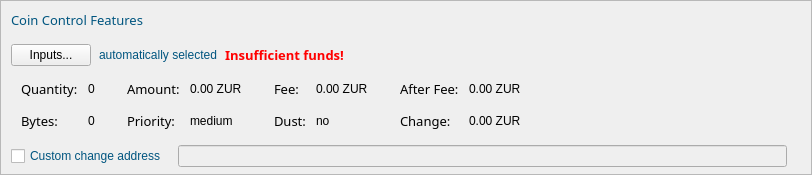
    <widget class="QFrame" name="frameCoinControl">
     <property name="sizePolicy">
      <sizepolicy hsizetype="Expanding" vsizetype="Expanding">
       <horstretch>0</horstretch>
       <verstretch>0</verstretch>
      </sizepolicy>
     </property>
     <property name="maximumSize">
      <size>
       <width>16777215</width>
       <height>16777215</height>
      </size>
     </property>
     <property name="frameShape">
      <enum>QFrame::StyledPanel</enum>
     </property>
     <property name="frameShadow">
      <enum>QFrame::Sunken</enum>
     </property>
     <layout class="QVBoxLayout" name="verticalLayoutCoinControl2">
      <property name="spacing">
       <number>0</number>
      </property>
      <property name="leftMargin">
       <number>0</number>
      </property>
      <property name="topMargin">
       <number>0</number>
      </property>
      <property name="rightMargin">
       <number>0</number>
      </property>
      <property name="bottomMargin">
       <number>6</number>
      </property>
      <item>
       <layout class="QVBoxLayout" name="verticalLayoutCoinControl" stretch="0,0,0,0,1">
        <property name="spacing">
         <number>0</number>
        </property>
        <property name="leftMargin">
         <number>10</number>
        </property>
        <property name="topMargin">
         <number>10</number>
        </property>
        <item>
         <layout class="QHBoxLayout" name="horizontalLayoutCoinControl1">
          <property name="bottomMargin">
           <number>15</number>
          </property>
          <item>
           <widget class="QLabel" name="labelCoinControlFeatures">
            <property name="sizePolicy">
             <sizepolicy hsizetype="Preferred" vsizetype="Maximum">
              <horstretch>0</horstretch>
              <verstretch>0</verstretch>
             </sizepolicy>
            </property>
            <property name="font">
             <font>
              <family>Segoe Print</family>
              <pointsize>10</pointsize>
              <weight>9</weight>
              <italic>false</italic>
              <bold>false</bold>
             </font>
            </property>
            <property name="styleSheet">
             <string notr="true">color: rgb(0, 85, 127);</string>
            </property>
            <property name="text">
             <string>Coin Control Features</string>
            </property>
           </widget>
          </item>
         </layout>
        </item>
        <item>
         <layout class="QHBoxLayout" name="horizontalLayoutCoinControl2" stretch="0,0,0,0">
          <property name="spacing">
           <number>8</number>
          </property>
          <property name="bottomMargin">
           <number>10</number>
          </property>
          <item>
           <widget class="QPushButton" name="pushButtonCoinControl">
            <property name="styleSheet">
             <string notr="true"/>
            </property>
            <property name="text">
             <string>Inputs...</string>
            </property>
            <property name="autoDefault">
             <bool>false</bool>
            </property>
           </widget>
          </item>
          <item>
           <widget class="QLabel" name="labelCoinControlAutomaticallySelected">
            <property name="styleSheet">
             <string notr="true">color: rgb(0, 85, 127);</string>
            </property>
            <property name="text">
             <string>automatically selected</string>
            </property>
            <property name="margin">
             <number>5</number>
            </property>
           </widget>
          </item>
          <item>
           <widget class="QLabel" name="labelCoinControlInsuffFunds">
            <property name="font">
             <font>
              <family>Segoe Print</family>
              <pointsize>10</pointsize>
              <weight>75</weight>
              <italic>false</italic>
              <bold>true</bold>
             </font>
            </property>
            <property name="styleSheet">
             <string notr="true">color:red;font-weight:bold;</string>
            </property>
            <property name="text">
             <string>Insufficient funds!</string>
            </property>
            <property name="margin">
             <number>5</number>
            </property>
           </widget>
          </item>
          <item>
           <spacer name="horizontalSpacerCoinControl">
            <property name="orientation">
             <enum>Qt::Horizontal</enum>
            </property>
            <property name="sizeHint" stdset="0">
             <size>
              <width>40</width>
              <height>1</height>
             </size>
            </property>
           </spacer>
          </item>
         </layout>
        </item>
        <item>
         <widget class="QWidget" name="widgetCoinControl" native="true">
          <property name="sizePolicy">
           <sizepolicy hsizetype="Preferred" vsizetype="Preferred">
            <horstretch>0</horstretch>
            <verstretch>0</verstretch>
           </sizepolicy>
          </property>
          <property name="minimumSize">
           <size>
            <width>0</width>
            <height>0</height>
           </size>
          </property>
          <property name="styleSheet">
           <string notr="true"/>
          </property>
          <layout class="QHBoxLayout" name="horizontalLayoutCoinControl5">
           <property name="leftMargin">
            <number>0</number>
           </property>
           <property name="topMargin">
            <number>0</number>
           </property>
           <property name="rightMargin">
            <number>0</number>
           </property>
           <property name="bottomMargin">
            <number>0</number>
           </property>
           <item>
            <layout class="QHBoxLayout" name="horizontalLayoutCoinControl3" stretch="0,0,0,1">
             <property name="spacing">
              <number>20</number>
             </property>
             <property name="topMargin">
              <number>0</number>
             </property>
             <property name="bottomMargin">
              <number>10</number>
             </property>
             <item>
              <layout class="QFormLayout" name="formLayoutCoinControl1">
               <property name="horizontalSpacing">
                <number>10</number>
               </property>
               <property name="verticalSpacing">
                <number>14</number>
               </property>
               <property name="leftMargin">
                <number>10</number>
               </property>
               <property name="topMargin">
                <number>4</number>
               </property>
               <property name="rightMargin">
                <number>6</number>
               </property>
               <item row="0" column="0">
                <widget class="QLabel" name="labelCoinControlQuantityText">
                 <property name="font">
                  <font>
                   <family>Segoe Print</family>
                   <pointsize>10</pointsize>
                   <weight>9</weight>
                   <italic>false</italic>
                   <bold>false</bold>
                  </font>
                 </property>
                 <property name="text">
                  <string>Quantity:</string>
                 </property>
                 <property name="margin">
                  <number>0</number>
                 </property>
                </widget>
               </item>
               <item row="0" column="1">
                <widget class="QLabel" name="labelCoinControlQuantity">
                 <property name="cursor">
                  <cursorShape>IBeamCursor</cursorShape>
                 </property>
                 <property name="contextMenuPolicy">
                  <enum>Qt::ActionsContextMenu</enum>
                 </property>
                 <property name="text">
                  <string notr="true">0</string>
                 </property>
                 <property name="margin">
                  <number>0</number>
                 </property>
                 <property name="textInteractionFlags">
                  <set>Qt::LinksAccessibleByMouse|Qt::TextSelectableByKeyboard|Qt::TextSelectableByMouse</set>
                 </property>
                </widget>
               </item>
               <item row="1" column="0">
                <widget class="QLabel" name="labelCoinControlBytesText">
                 <property name="font">
                  <font>
                   <family>Segoe Print</family>
                   <pointsize>10</pointsize>
                   <weight>9</weight>
                   <italic>false</italic>
                   <bold>false</bold>
                  </font>
                 </property>
                 <property name="text">
                  <string>Bytes:</string>
                 </property>
                </widget>
               </item>
               <item row="1" column="1">
                <widget class="QLabel" name="labelCoinControlBytes">
                 <property name="cursor">
                  <cursorShape>IBeamCursor</cursorShape>
                 </property>
                 <property name="contextMenuPolicy">
                  <enum>Qt::ActionsContextMenu</enum>
                 </property>
                 <property name="text">
                  <string notr="true">0</string>
                 </property>
                 <property name="textInteractionFlags">
                  <set>Qt::LinksAccessibleByMouse|Qt::TextSelectableByKeyboard|Qt::TextSelectableByMouse</set>
                 </property>
                </widget>
               </item>
              </layout>
             </item>
             <item>
              <layout class="QFormLayout" name="formLayoutCoinControl2">
               <property name="horizontalSpacing">
                <number>10</number>
               </property>
               <property name="verticalSpacing">
                <number>14</number>
               </property>
               <property name="leftMargin">
                <number>6</number>
               </property>
               <property name="topMargin">
                <number>4</number>
               </property>
               <property name="rightMargin">
                <number>6</number>
               </property>
               <item row="0" column="0">
                <widget class="QLabel" name="labelCoinControlAmountText">
                 <property name="font">
                  <font>
                   <family>Segoe Print</family>
                   <pointsize>10</pointsize>
                   <weight>9</weight>
                   <italic>false</italic>
                   <bold>false</bold>
                  </font>
                 </property>
                 <property name="text">
                  <string>Amount:</string>
                 </property>
                 <property name="margin">
                  <number>0</number>
                 </property>
                </widget>
               </item>
               <item row="0" column="1">
                <widget class="QLabel" name="labelCoinControlAmount">
                 <property name="cursor">
                  <cursorShape>IBeamCursor</cursorShape>
                 </property>
                 <property name="contextMenuPolicy">
                  <enum>Qt::ActionsContextMenu</enum>
                 </property>
                 <property name="text">
                  <string notr="true">0.00 ZUR</string>
                 </property>
                 <property name="textInteractionFlags">
                  <set>Qt::LinksAccessibleByMouse|Qt::TextSelectableByKeyboard|Qt::TextSelectableByMouse</set>
                 </property>
                </widget>
               </item>
               <item row="1" column="0">
                <widget class="QLabel" name="labelCoinControlPriorityText">
                 <property name="font">
                  <font>
                   <family>Segoe Print</family>
                   <pointsize>10</pointsize>
                   <weight>9</weight>
                   <italic>false</italic>
                   <bold>false</bold>
                  </font>
                 </property>
                 <property name="text">
                  <string>Priority:</string>
                 </property>
                </widget>
               </item>
               <item row="1" column="1">
                <widget class="QLabel" name="labelCoinControlPriority">
                 <property name="cursor">
                  <cursorShape>IBeamCursor</cursorShape>
                 </property>
                 <property name="contextMenuPolicy">
                  <enum>Qt::ActionsContextMenu</enum>
                 </property>
                 <property name="text">
                  <string notr="true">medium</string>
                 </property>
                 <property name="textInteractionFlags">
                  <set>Qt::LinksAccessibleByMouse|Qt::TextSelectableByKeyboard|Qt::TextSelectableByMouse</set>
                 </property>
                </widget>
               </item>
              </layout>
             </item>
             <item>
              <layout class="QFormLayout" name="formLayoutCoinControl3">
               <property name="horizontalSpacing">
                <number>10</number>
               </property>
               <property name="verticalSpacing">
                <number>14</number>
               </property>
               <property name="leftMargin">
                <number>6</number>
               </property>
               <property name="topMargin">
                <number>4</number>
               </property>
               <property name="rightMargin">
                <number>6</number>
               </property>
               <item row="0" column="0">
                <widget class="QLabel" name="labelCoinControlFeeText">
                 <property name="font">
                  <font>
                   <family>Segoe Print</family>
                   <pointsize>10</pointsize>
                   <weight>9</weight>
                   <italic>false</italic>
                   <bold>false</bold>
                  </font>
                 </property>
                 <property name="text">
                  <string>Fee:</string>
                 </property>
                 <property name="margin">
                  <number>0</number>
                 </property>
                </widget>
               </item>
               <item row="0" column="1">
                <widget class="QLabel" name="labelCoinControlFee">
                 <property name="cursor">
                  <cursorShape>IBeamCursor</cursorShape>
                 </property>
                 <property name="contextMenuPolicy">
                  <enum>Qt::ActionsContextMenu</enum>
                 </property>
                 <property name="text">
                  <string notr="true">0.00 ZUR</string>
                 </property>
                 <property name="textInteractionFlags">
                  <set>Qt::LinksAccessibleByMouse|Qt::TextSelectableByKeyboard|Qt::TextSelectableByMouse</set>
                 </property>
                </widget>
               </item>
               <item row="1" column="0">
                <widget class="QLabel" name="labelCoinControlLowOutputText">
                 <property name="font">
                  <font>
                   <family>Segoe Print</family>
                   <pointsize>10</pointsize>
                   <weight>9</weight>
                   <italic>false</italic>
                   <bold>false</bold>
                  </font>
                 </property>
                 <property name="text">
                  <string>Dust:</string>
                 </property>
                </widget>
               </item>
               <item row="1" column="1">
                <widget class="QLabel" name="labelCoinControlLowOutput">
                 <property name="cursor">
                  <cursorShape>IBeamCursor</cursorShape>
                 </property>
                 <property name="contextMenuPolicy">
                  <enum>Qt::ActionsContextMenu</enum>
                 </property>
                 <property name="text">
                  <string notr="true">no</string>
                 </property>
                 <property name="textInteractionFlags">
                  <set>Qt::LinksAccessibleByMouse|Qt::TextSelectableByKeyboard|Qt::TextSelectableByMouse</set>
                 </property>
                </widget>
               </item>
              </layout>
             </item>
             <item>
              <layout class="QFormLayout" name="formLayoutCoinControl4">
               <property name="horizontalSpacing">
                <number>10</number>
               </property>
               <property name="verticalSpacing">
                <number>14</number>
               </property>
               <property name="leftMargin">
                <number>6</number>
               </property>
               <property name="topMargin">
                <number>4</number>
               </property>
               <property name="rightMargin">
                <number>6</number>
               </property>
               <item row="0" column="0">
                <widget class="QLabel" name="labelCoinControlAfterFeeText">
                 <property name="font">
                  <font>
                   <family>Segoe Print</family>
                   <pointsize>10</pointsize>
                   <weight>9</weight>
                   <italic>false</italic>
                   <bold>false</bold>
                  </font>
                 </property>
                 <property name="text">
                  <string>After Fee:</string>
                 </property>
                 <property name="margin">
                  <number>0</number>
                 </property>
                </widget>
               </item>
               <item row="0" column="1">
                <widget class="QLabel" name="labelCoinControlAfterFee">
                 <property name="cursor">
                  <cursorShape>IBeamCursor</cursorShape>
                 </property>
                 <property name="contextMenuPolicy">
                  <enum>Qt::ActionsContextMenu</enum>
                 </property>
                 <property name="text">
                  <string notr="true">0.00 ZUR</string>
                 </property>
                 <property name="textInteractionFlags">
                  <set>Qt::LinksAccessibleByMouse|Qt::TextSelectableByKeyboard|Qt::TextSelectableByMouse</set>
                 </property>
                </widget>
               </item>
               <item row="1" column="0">
                <widget class="QLabel" name="labelCoinControlChangeText">
                 <property name="font">
                  <font>
                   <family>Segoe Print</family>
                   <pointsize>10</pointsize>
                   <weight>9</weight>
                   <italic>false</italic>
                   <bold>false</bold>
                  </font>
                 </property>
                 <property name="text">
                  <string>Change:</string>
                 </property>
                </widget>
               </item>
               <item row="1" column="1">
                <widget class="QLabel" name="labelCoinControlChange">
                 <property name="cursor">
                  <cursorShape>IBeamCursor</cursorShape>
                 </property>
                 <property name="contextMenuPolicy">
                  <enum>Qt::ActionsContextMenu</enum>
                 </property>
                 <property name="text">
                  <string notr="true">0.00 ZUR</string>
                 </property>
                 <property name="textInteractionFlags">
                  <set>Qt::LinksAccessibleByMouse|Qt::TextSelectableByKeyboard|Qt::TextSelectableByMouse</set>
                 </property>
                </widget>
               </item>
              </layout>
             </item>
            </layout>
           </item>
          </layout>
         </widget>
        </item>
        <item>
         <layout class="QHBoxLayout" name="horizontalLayoutCoinControl4" stretch="0,0,0">
          <property name="spacing">
           <number>12</number>
          </property>
          <property name="sizeConstraint">
           <enum>QLayout::SetDefaultConstraint</enum>
          </property>
          <property name="topMargin">
           <number>5</number>
          </property>
          <property name="rightMargin">
           <number>5</number>
          </property>
          <item>
           <widget class="QCheckBox" name="checkBoxCoinControlChange">
            <property name="toolTip">
             <string>If this is activated, but the change address is empty or invalid, change will be sent to a newly generated address.</string>
            </property>
            <property name="styleSheet">
             <string notr="true">color: rgb(0, 85, 127);</string>
            </property>
            <property name="text">
             <string>Custom change address</string>
            </property>
           </widget>
          </item>
          <item>
           <widget class="QValidatedLineEdit" name="lineEditCoinControlChange">
            <property name="enabled">
             <bool>false</bool>
            </property>
            <property name="sizePolicy">
             <sizepolicy hsizetype="Expanding" vsizetype="Fixed">
              <horstretch>0</horstretch>
              <verstretch>0</verstretch>
             </sizepolicy>
            </property>
           </widget>
          </item>
          <item>
           <widget class="QLabel" name="labelCoinControlChangeLabel">
            <property name="sizePolicy">
             <sizepolicy hsizetype="Preferred" vsizetype="Expanding">
              <horstretch>0</horstretch>
              <verstretch>0</verstretch>
             </sizepolicy>
            </property>
            <property name="minimumSize">
             <size>
              <width>0</width>
              <height>0</height>
             </size>
            </property>
            <property name="text">
             <string/>
            </property>
            <property name="margin">
             <number>3</number>
            </property>
           </widget>
          </item>
         </layout>
        </item>
        <item>
         <spacer name="verticalSpacerCoinControl">
          <property name="orientation">
           <enum>Qt::Vertical</enum>
          </property>
          <property name="sizeHint" stdset="0">
           <size>
            <width>800</width>
            <height>1</height>
           </size>
          </property>
         </spacer>
        </item>
       </layout>
      </item>
     </layout>
    </widget>
